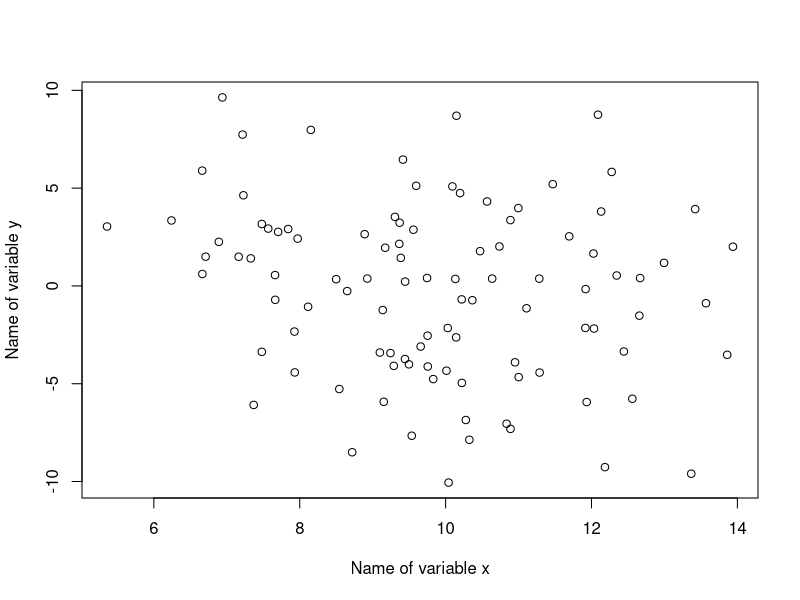
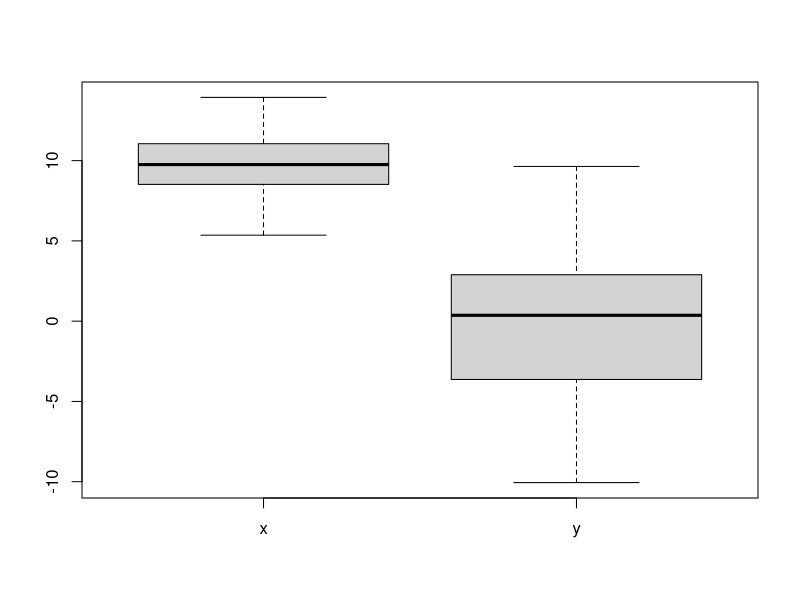
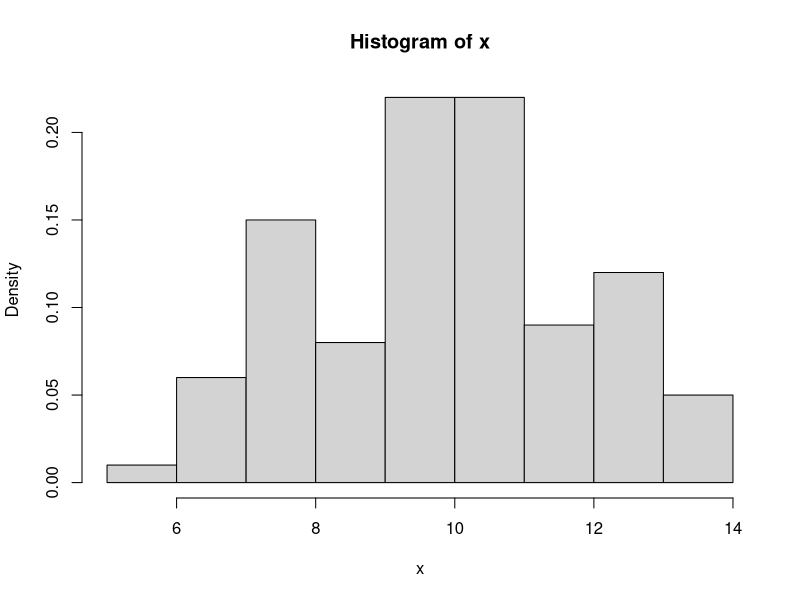
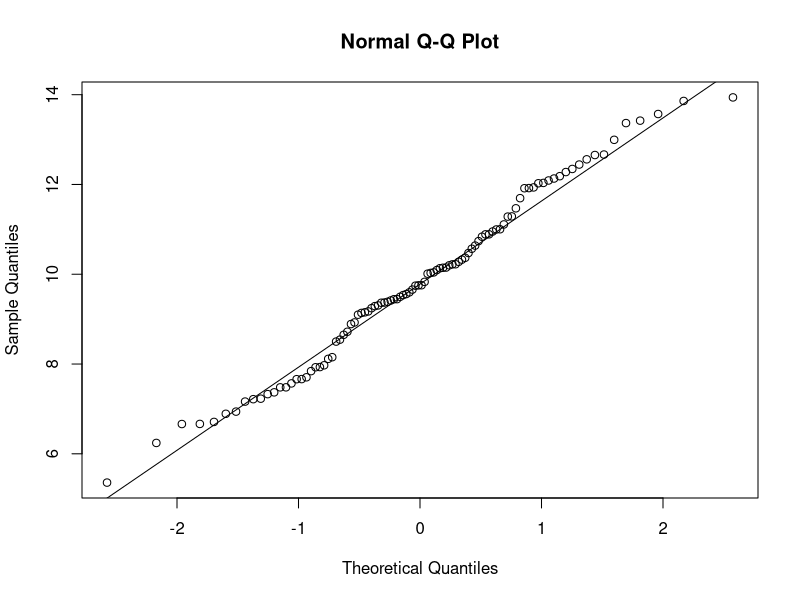

Here is the R script that generated these plots, in order:
62+5-7*9+15/3-2^2 #^means power
2+3/4^3
2+(3/4)^3

log(15)
sqrt(4)
pi*4^2

# two ways of doing assignments.
a <- pi*4^2
a
b = pi * 4^2

rm(list=ls())

x = c(4.1, -1.3, 2.5, -0.6, -21.7)
x

y = c(30,35,4)
y

z = c(x,y)
z

n = 5
1:n-1

1:(n-1)

z[2]
z[1:4]
z[c(1, 2, 6)]
z[2] = 2015
z

seq(1, 2, by=0.1)
seq(1, 2, length=20)

A = matrix(c(2, -1, 4, 2, -1, 3), nrow=2)
A

A[1,2]
A[1,]
A[,2]
mean(A)

u1 = c("male", "female")
u2 = c("apple", "pear", "kiwi", "orange")
u1
u2

# What's potentially the use of this?
labels = paste(c("X", "Y"), 1:10, sep="")
labels

z = rnorm(10)
z
mean(z)
x = rnorm(50, mean = 10, sd = 2)
x
mean(x)

x = rnorm(100, mean = 10, sd = 2)
y = rnorm(100, mean = 0, sd = 4)
plot(x, y, xlab="Name of variable x", ylab="Name of variable y")

boxplot(x, y, names = c("x", "y"))
hist(x, freq=FALSE, nclass=10)

qqnorm(x)
qqline(x)
